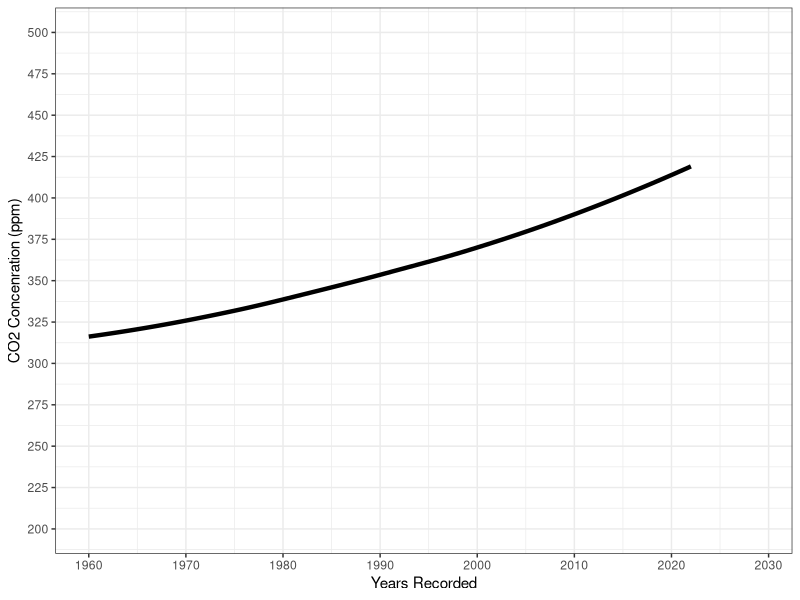
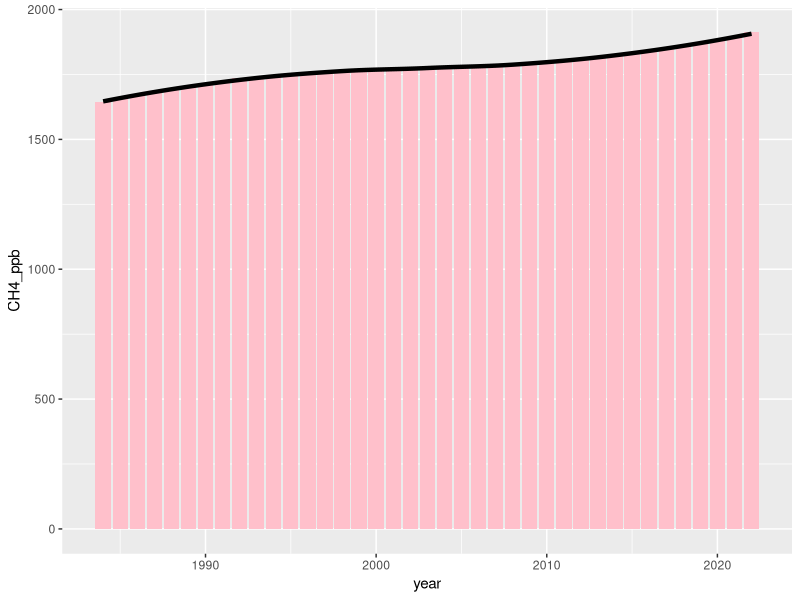
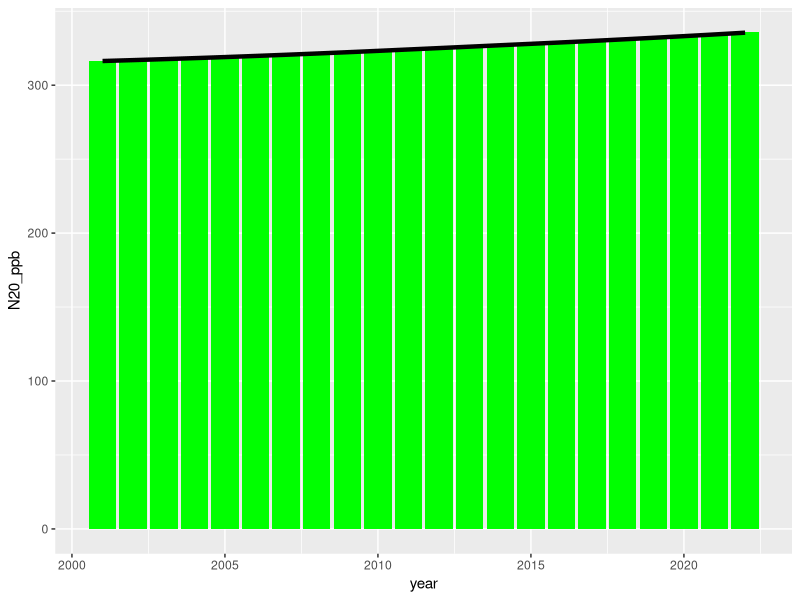
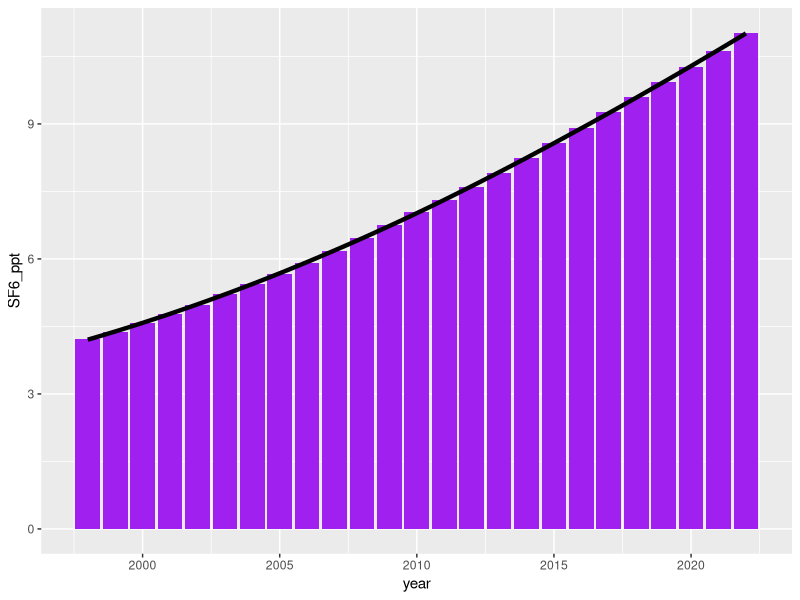
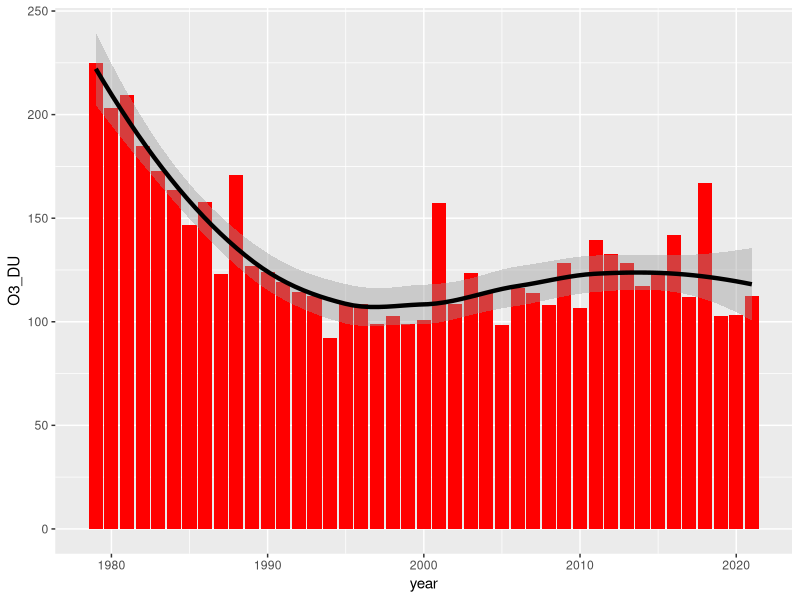
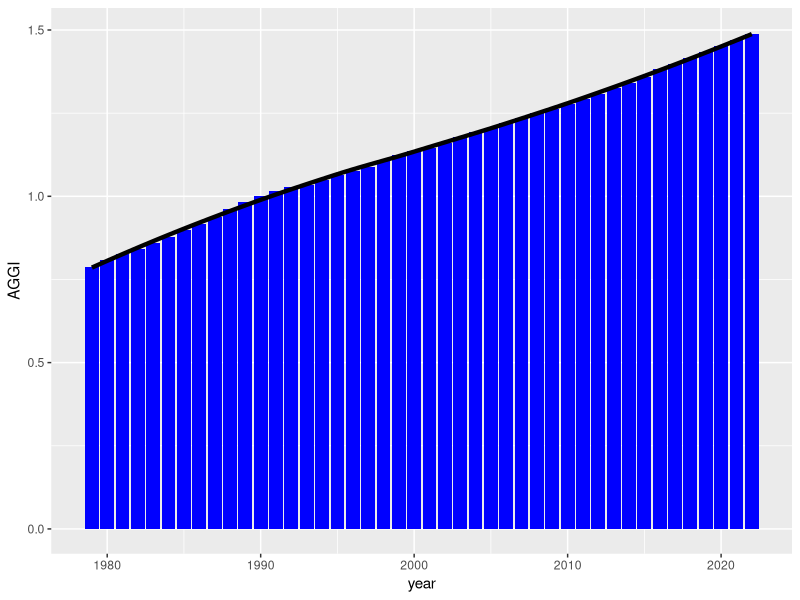

Generate these figures, in order, with R:
## ---- chunk 1
install.packages("dplyr")
install.packages("ggplot2")
## ---- chunk 2
library("dplyr")
library("ggplot2")
## ---- chunk 3
AnnGHG <- read.csv("AnnualAverages_GHG.csv")
dim(AnnGHG)

# grouping CO2_ppm and creating chart

str(AnnGHG)

AnnGHG%>%
  group_by(year)%>%
  select("CO2_ppm")
  
ggplot(AnnGHG, aes(x=year, y=CO2_ppm))+
  geom_bar(stat="identity", fill="orange", width=0.9)+
  geom_smooth(color="black",linewidth=1.5)+
  theme_bw()+
  xlab("Years Recorded")+
  ylab("CO2 Concenration (ppm)")+
  scale_x_continuous(limits=c(1960,2029), breaks=c(1960, 1970, 1980, 1990, 2000, 2010, 2020, 2030))+
  scale_y_continuous(limits=c(200, 500), breaks=c(200, 225, 250, 275, 300, 325, 350, 375, 400, 425, 450, 475, 500))

  
ggplot(AnnGHG, aes(x=year, y=CH4_ppb))+
    geom_bar(stat="identity", fill="pink", width=0.9)+
    geom_smooth(color="black", linewidth=1.5)

ggplot(AnnGHG, aes(x=year, y=N20_ppb))+
  geom_bar(stat="identity", fill="green", width=0.9)+
  geom_smooth(color="black", linewidth=1.5)

ggplot(AnnGHG, aes(x=year, y=SF6_ppt))+
  geom_bar(stat="identity", fill="purple", width=0.9)+
  geom_smooth(color="black", linewidth=1.5)

ggplot(AnnGHG, aes(x=year, y=O3_DU))+
  geom_bar(stat="identity", fill="red", width=0.9)+
  geom_smooth(color="black", linewidth=1.5)

ggplot(AnnGHG, aes(x=year, y=AGGI))+
  geom_bar(stat="identity", fill="blue", width=0.9)+
  geom_smooth(color="black", linewidth=1.5)
